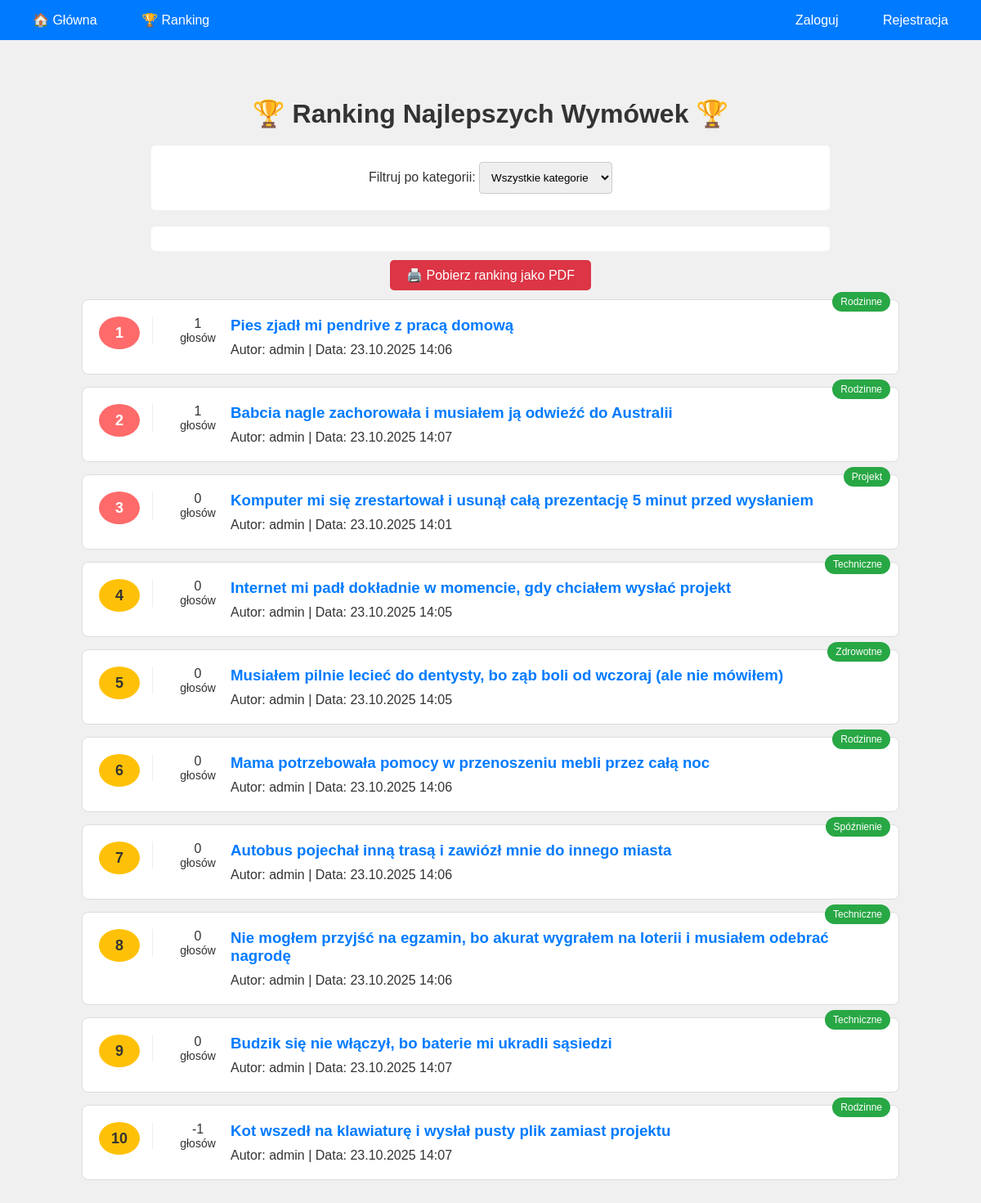
/ranking/, run on an earlier commit of the app's database.
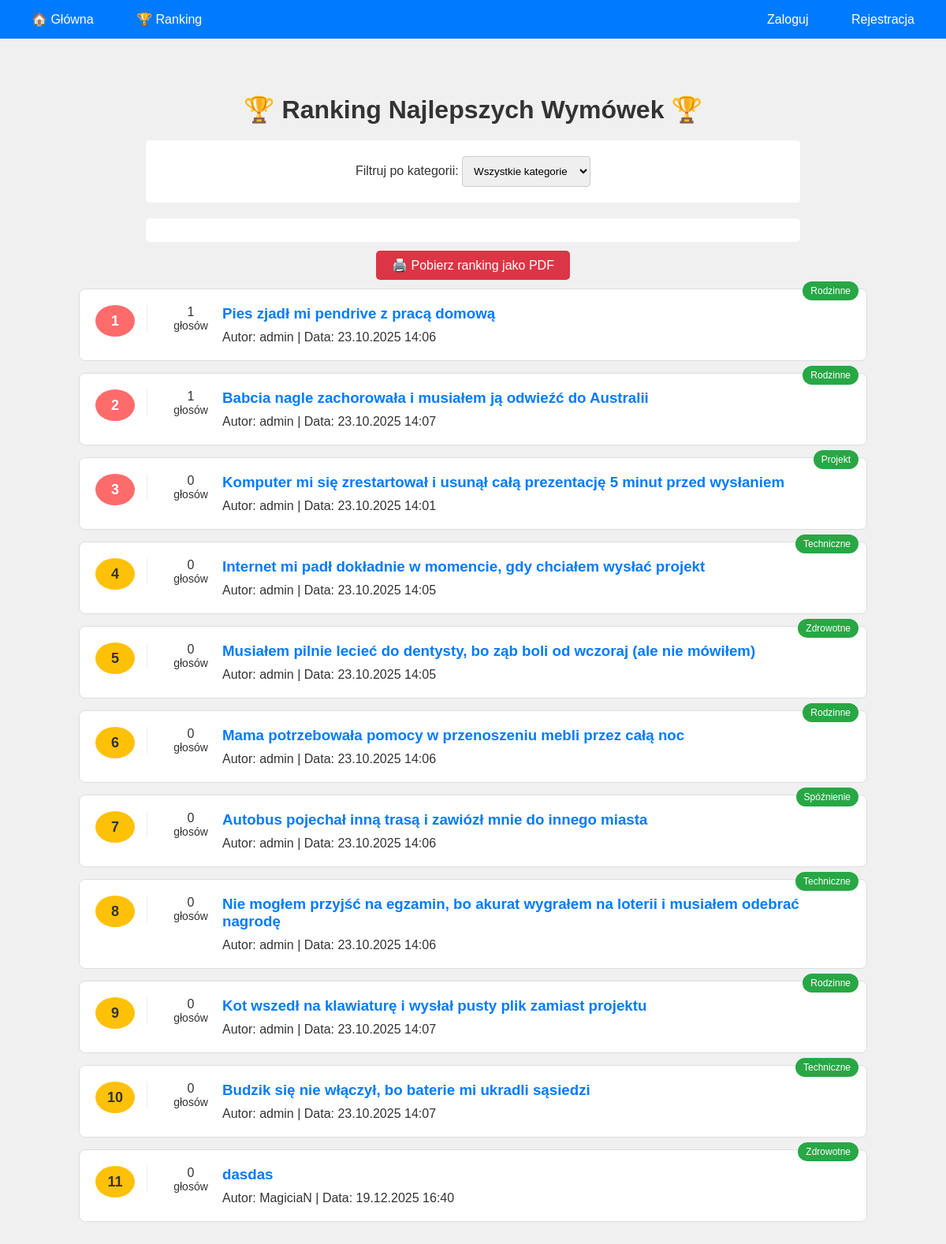
And on a later commit of the database.
### wymowki/models.py (models this page shows, shortened)
class Wymowka(models.Model):
    tresc = models.TextField()
    kategoria = models.ForeignKey(Kategoria, on_delete=models.SET_NULL, null=True, blank=True, related_name='wymowki')
    autor = models.ForeignKey(User, on_delete=models.CASCADE, related_name='wymowki', null=True, blank=True)
    glosy = models.IntegerField(default=0)
    data_dodania = models.DateTimeField(auto_now_add=True)
    tags = TaggableManager()
    class Meta:
        ordering = ['-data_dodania']
        verbose_name_plural = "Wymówki"

class Kategoria(models.Model):
    nazwa = models.CharField(max_length=100, unique=True)
    opis = models.TextField(blank=True)
    class Meta:
        verbose_name_plural = "Kategorie"

### wymowki/views.py (the view, shortened to what this page needs)
# urls.py: path('ranking/', views.ranking, name='ranking'),
def ranking(request):
    wymowka_id = request.GET.get('wymowka')
    kategoria_id = request.GET.get('kategoria')
    wymowki = Wymowka.objects.all()
    if kategoria_id:
        wymowki = wymowki.filter(kategoria_id=kategoria_id)
    wymowki = wymowki.order_by('-glosy')[:20]
    kategorie = Kategoria.objects.all()
    context = {
        'wymowki': wymowki,
        'kategorie': kategorie,
        'wybrana_kategoria': kategoria_id,
    }
    return render(request, 'wymowki/ranking.html', context)

### wymowki/templates/wymowki/ranking.html (shortened to what this page needs)
{% extends 'wymowki/base.html' %}
{% block content %}
<div class="container">
    <h1>🏆 Ranking Najlepszych Wymówek 🏆</h1>
    <div class="filters">
        <form method="GET">
            <label for="kategoria">Filtruj po kategorii:</label>
            <select name="kategoria" id="kategoria" onchange="this.form.submit()">
                <option value="">Wszystkie kategorie</option>
            </select>
        </form>
    </div>
    <div class="filters">
    </div>
    <div style="text-align: center; margin-bottom: 20px;">
        <a href="{% url 'export_pdf' %}" style="padding: 10px 20px; background-color: #dc3545; color: white; text-decoration: none; border-radius: 5px;">
            🖨️ Pobierz ranking jako PDF
        </a>
    </div>
    {% if wymowki %}
    {% for wymowka in wymowki %}
    <div class="wymowka-item">
        <div class="rank {% if forloop.counter <= 3 %}top3{% endif %}">{{ forloop.counter }}</div>
        {% if wymowka.kategoria %}
        <span class="kategoria-badge">{{ wymowka.kategoria.nazwa }}</span>
        {% endif %}
        <div class="votes">
            {{ wymowka.glosy }}<br>
            <span style="font-size: 14px; font-weight: normal;">głosów</span>
        </div>
        <div class="wymowka-content">
            <h3><a href="{% url 'ranking' %}?wymowka={{ wymowka.id }}" style="text-decoration: none; color: #007bff;">{{wymowka.tresc }}</a></h3>
            <div class="meta">
                Autor: {% if wymowka.autor %}{{ wymowka.autor.username }}{% else %}Anonim{% endif %} |
                Data: {{ wymowka.data_dodania|date:"d.m.Y H:i" }}
            </div>
        </div>
    </div>
    {% endfor %}
    {% else %}
    <p style="text-align: center; margin-top: 50px; font-size: 18px; color: #666;">
        Brak wymówek w tej kategorii!
    </p>
    {% endif %}
</div>
{% endblock %}

What changed in the data, as far as the page shows it:
changed Wymowka "Kot wszedł na klawiaturę i wysłał pusty plik zamiast projektu": glosy "-1" → "0"; moves up the list
added Wymowka: kategoria.nazwa "Zdrowotne", glosy "0", tresc "dasdas", autor.username "MagiciaN", data_dodania "19.12.2025 16:40"
